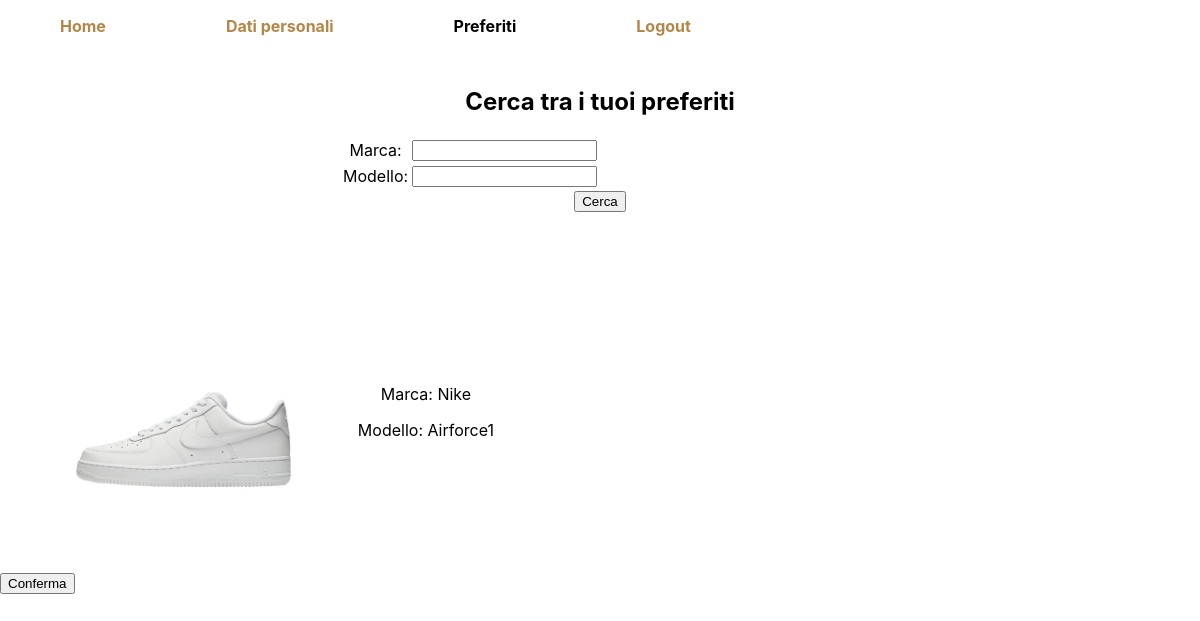
The app's page /pagine/preferiti.php (signed in) with its own data.
### tables this page shows
CREATE TABLE IF NOT EXISTS `scarpa` (
  `modello` text DEFAULT NULL,
  `marca` set('Nike','Adidas','New Balance','Asics') DEFAULT NULL,
  `cod_scarpa` int(11) NOT NULL,
  `prezzo` float DEFAULT NULL,
  `immagine` char(50) DEFAULT NULL,
  PRIMARY KEY (`cod_scarpa`)
);

### pagine/preferiti.php (the view, shortened to what this page needs)
<?php
    if(isset($_SESSION["username"]) and isset($_SESSION["cod_utente"])){
        $cod_utente = $_SESSION["cod_utente"];
    }
    else{ header('location: login.php');}
    if (isset($_POST["marca"])) $marca = $_POST["marca"]; else $marca = "";
    if (isset($_POST["modello"])) $modello = $_POST["modello"]; else $modello = "";
?>
<!DOCTYPE html>
<html lang="en">
<head>
    <link rel="stylesheet" href="../style.css">
</head>
<body>
    <?php require('nav.php'); ?>
    <div class="search">
        <h2>Cerca tra i tuoi preferiti </h2>
        <form action="" method="post" class="">
            <table id="tab_dati_personali">
                <tr>
                    <td><label for="marca">Marca:</label></td>
                    <td><input type="text" value="<?php echo $marca ?>" name="marca" ></td>
                </tr>
                <tr>
                    <td><label for="modello">Modello:</label></td>
                    <td><input type="text" name="modello"  value = "<?php echo $modello ?>"></td>
                </tr>
            </table>
            <input type="submit" value="Cerca">
        </form>
    </div>
<div class="grid">
    <?php
        require('../Data/connessione_db.php');
        $sql = "SELECT scarpa.immagine, scarpa.marca, scarpa.modello, scarpa.cod_scarpa  from scarpa join ordine
                 on scarpa.cod_scarpa = ordine.cod_scarpa
                where marca LIKE '%$marca%' and modello LIKE '%$modello%' and scarpa.cod_scarpa = ordine.cod_scarpa and
                ordine.cod_utente = '$cod_utente' ";
        $ris = $conn->query($sql) or die("<p>Query fallita! ".$conn->error."</p>");
        if ($ris->num_rows == 0){
            echo "<p>Non sono state trovate scarpe che soddisfano i requisiti di ricerca.</p>";}
        else{
                echo "<form method='post' action=''>";
                echo  "<div class='grid'>";
                foreach($ris as $riga){
                    $immagine = $riga["immagine"];
                    $marca = $riga["marca"];
                    $modello = $riga["modello"];
                    echo <<<EOD
                                <div class="scarpa">
                                    <div class="scarpa_img">
                                        <img src="../immagini/$immagine" alt="">
                                    </div>
                                    <div class="scarpa_testi">
                                        <div class="scarpa_testi_content">
                                            <p>Marca: $marca</p>
                                            <p>Modello: $modello</p>
                                        </div>
                                    </div>
                                </div>
                                EOD;
                }
                echo  "</div>";
                echo "</div><input type='submit' value='Conferma'></form>";
            }
    ?>
</body>
</html>

### style.css (style rules this page uses)
* { box-sizing: border-box; }
body, html { padding: 0;margin: 0;font-family: "Inter", sans-serif;; }
.grid { display: flex; flex-wrap: wrap; }
.scarpa { width: 40%; height: auto; position: relative; display: flex; margin: 40px; }
.scarpa_img { width: 50%; background-size: cover; height: auto; margin: auto; }
.scarpa_img img { align-items: center; display: flex; justify-content: center; background-size: cover; width: 100%; }
.scarpa_testi { display: flex; text-align: center; align-items: center; margin: auto; }
.search { width: 550px; margin: auto; padding: 15px; text-align: center; padding-bottom: 40px; }

### records on screen
scarpa: immagine (picture), marca "Nike", modello "Airforce1"
